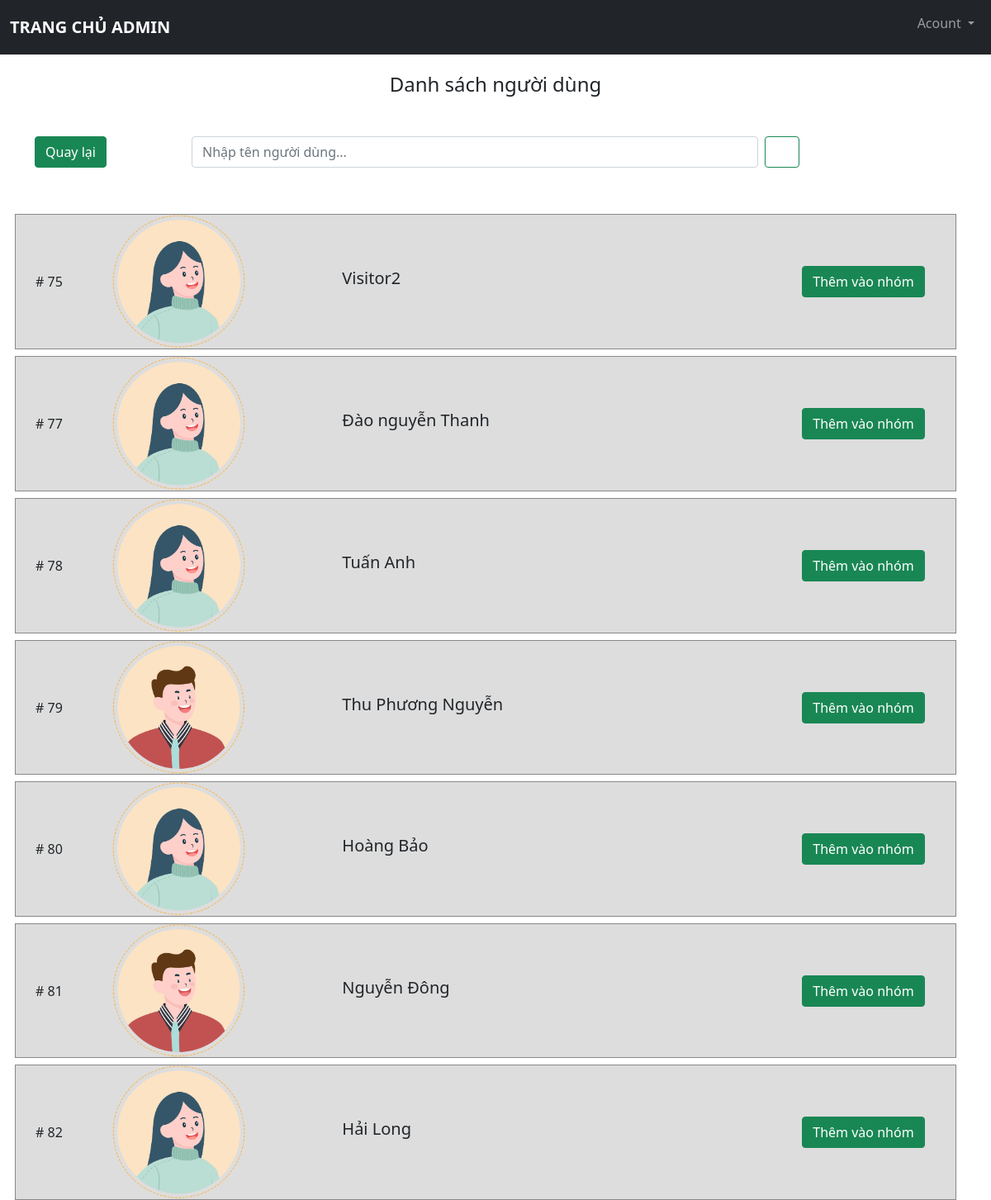
The page /src/admin/dsnguoidungthemvaonhom.php (signed in) on the database its author committed.
### tables this page shows
CREATE TABLE `tb_nguoidung` (
  `id_nguoidung` int(10) UNSIGNED NOT NULL,
  `tennguoidung` varchar(100) NOT NULL,
  `sodienthoai` varchar(13) NOT NULL,
  `ngaysinh` date NOT NULL,
  `diachi` varchar(255) NOT NULL,
  `email` varchar(255) NOT NULL,
  `gioitinh` tinyint(1) NOT NULL,
  `mota` varchar(2000) NOT NULL
);

### src/admin/dsnguoidungthemvaonhom.php (the view, shortened to what this page needs)
<?php
    include './menu_footer/menu.php';
?>
    <div class="container classa">
        <h4 class="text-center mt-4 mb-4 ">Danh sách người dùng</h4>
        <div class="row mt-5">
            <div class="col-2"><button type="button" class="btn btn-success"><a href="http://localhost/BTL_QuanLiThongTinCaNhan/src/admin/dsnhom.php">Quay lại</a></button></div>
            <div class="col-8 d-flex">
                <input type="text" class="form-control me-2" id="txttimkiemtv" placeholder="Nhập tên người dùng...">
                <button class="btn btn-outline-success " type="submit" name = "timkiem" id="txttimkiemtv" ><i class="far fa-search"></i></button>
            </div>
            <div class="col-2"></div>
        </div>
        <div class="row danhsachuser mt-5">
                <?php
                    include '../config/config.php';
                    $sql_user = "SELECT * FROM tb_nguoidung WHERE id_nguoidung != '1'";
                    $result_user = mysqli_query($conn,$sql_user);
                    while($row_user = mysqli_fetch_assoc($result_user)){
                        ?>
                            <div class="row dsnhom mt-2">
                                <div class="col-1"># <?php echo $row_user['id_nguoidung']?></div>
                                <div class="col-2">
                                    <?php
                                        $gioitinh = $row_user['gioitinh'];
                                        if($gioitinh == '0'){
                                            echo '<img src="http://localhost/BTL_QuanLiThongTinCaNhan/src/user/image_user/avatar_female.png" class="card-img-top" class="img-fluid" alt="Sample image">';
                                        }else{
                                            echo '<img src="http://localhost/BTL_QuanLiThongTinCaNhan/src/user/image_user/avatar_male.png" class="card-img-top" class="img-fluid" alt="Sample image">';
                                        }
                                    ?>
                                </div>
                                <div class="col-4 tennhom">
                                    <h5><?php echo $row_user['tennguoidung'] ?></h5>
                                </div>
                                <div class="col-2">
                                    <button type = "button" class="btn btn-success btnthemtv">Thêm vào nhóm</button>
                                </div>
                            </div>
                        <?php
                    }
                ?>
        </div>
    </div>
<?php
    include './menu_footer/footer.php';
?>

### src/admin/menu_footer/menu.php (shortened to what this page needs)
<!doctype html>
<html lang="en">
<head>
    <link href="https://cdn.jsdelivr.net/npm/bootstrap@5.1.3/dist/css/bootstrap.min.css" rel="stylesheet">
    <link rel="stylesheet" href="./css/style.css">
    <link rel="stylesheet" href="https://pro.fontawesome.com/releases/v5.10.0/css/all.css" />
</head>
<body>
    <nav class="navbar navbar-expand-lg navbar-dark bg-dark fixed-top">
        <div class="container-fluid">
            <a class="navbar-brand fw-bold text-uppercase me-auto" href="http://localhost/BTL_QuanLiThongTinCaNhan/src/admin/index.php">Trang chủ Admin</a>
            <div class="collapse navbar-collapse my-2 my-lg-0" id="navbarSupportedContent">
                <ul class="navbar-nav  mb-2 mb-lg-0">
                    <li class="nav-item dropdown">
                        <a class="nav-link dropdown-toggle" href="#" id="navbarDropdown" role="button" data-bs-toggle="dropdown" aria-expanded="false">
                            Acount
                        </a>
                    </li>
                </ul>
            </div>
        </div>
    </nav>
    <main class="mt-5 pt-3">
        <div class="container-fluid">

### src/admin/menu_footer/footer.php (shortened to what this page needs)
    </div>
    </main>
</body>
</html>

### src/admin/css/style.css (style rules this page uses)
:root { --offcanvas-width:270px; --topNavbarHeight: 56px; }
.navbar-nav li { margin-bottom: 10px; }
.dsnhom { align-items: center; background-color: rgb(221, 221, 221); border: 1px solid rgb(136, 136, 136); }
.classa a { text-decoration: none; color: white; }

### rows shown on the page
tb_nguoidung: id_nguoidung "75", gioitinh 0 (drawn), tennguoidung "Visitor2"
tb_nguoidung: id_nguoidung "77", gioitinh 0 (drawn), tennguoidung "Đào nguyễn Thanh"
tb_nguoidung: id_nguoidung "78", gioitinh 0 (drawn), tennguoidung "Tuấn Anh"
tb_nguoidung: id_nguoidung "79", gioitinh 1 (drawn), tennguoidung "Thu Phương Nguyễn"
tb_nguoidung: id_nguoidung "80", gioitinh 0 (drawn), tennguoidung "Hoàng Bảo"
tb_nguoidung: id_nguoidung "81", gioitinh 1 (drawn), tennguoidung "Nguyễn Đông"
tb_nguoidung: id_nguoidung "82", gioitinh 0 (drawn), tennguoidung "Hải Long"
